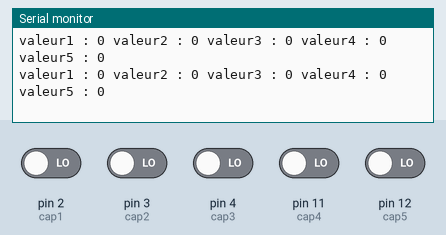
Bench run of a sketch on a simulated Arduino Uno, built with avr-gcc and run on an emulated ATmega328P. Shown: the last lines printed to the serial monitor. Inputs (shaded band) come from the test bench; at power-on: pin 2 (cap1), pin 3 (cap2), pin 4 (cap3), pin 11 (cap4), pin 12 (cap5) LOW.

Above: at 1.2 s.
1.3 s: pin 2 (cap1) driven HIGH
At 1.42 s:
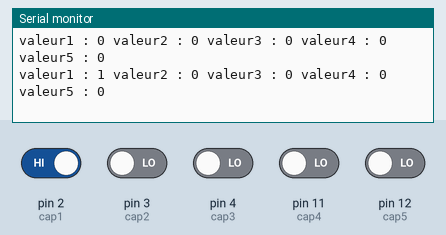
4.3 s: pin 3 (cap2) driven HIGH
At 4.39 s:
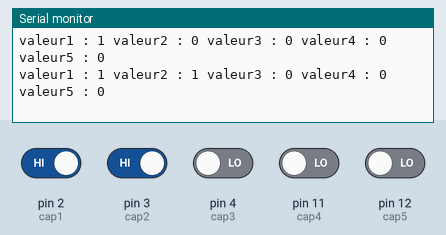
7.3 s: pin 4 (cap3) driven HIGH
At 7.42 s:
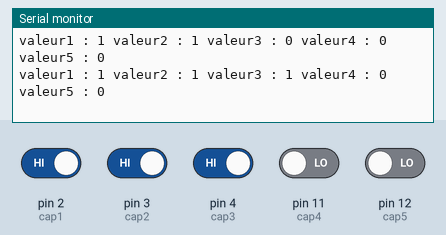
10.3 s: pin 11 (cap4) driven HIGH
At 10.45 s:
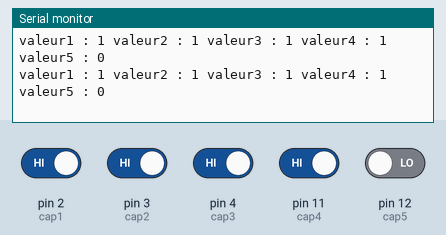
13.3 s: pin 12 (cap5) driven HIGH
At 13.48 s:
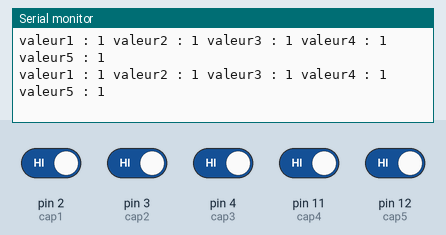
16.3 s: pin 2 (cap1) driven LOW
At 20.25 s:
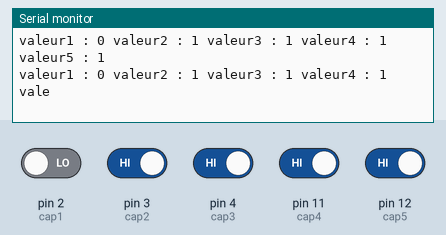

The sketch:

test_capteur_IR.ino
```cpp
const int cap1 = 2, cap2 = 3, cap3 = 4, cap4 = 11, cap5 = 12;

void setup() {
  Serial.begin(9600);
  pinMode(cap1, INPUT);
  pinMode(cap2, INPUT);
  pinMode(cap3, INPUT);
  pinMode(cap4, INPUT);
  pinMode(cap5, INPUT);
}

void loop() {

int capt1 = digitalRead(cap1);
int capt2 = digitalRead(cap2);
int capt3 = digitalRead(cap3);
int capt4 = digitalRead(cap4);
int capt5 = digitalRead(cap5);
  Serial.print("valeur1 : ");
  Serial.print(capt1);
  Serial.print(" ");
  Serial.print("valeur2 : ");
  Serial.print(capt2);
  Serial.print(" ");
  Serial.print("valeur3 : ");
  Serial.print(capt3);
  Serial.print(" ");
  Serial.print("valeur4 : ");
  Serial.print(capt4);
  Serial.print(" ");
  Serial.print("valeur5 : ");
  Serial.print(capt5);
  Serial.println(" ");


  delay(1);

}
```

Measured:
- after the input at 1.3 s, the serial monitor: prints a new line after 0.12 s (image 1)
- after the input at 4.3 s, the serial monitor: prints a new line after 0.08 s (image 2)
- after the input at 7.3 s, the serial monitor: prints a new line after 0.12 s (image 3)
- after the input at 10.3 s, the serial monitor: prints a new line after 0.08 s (image 4)
- after the input at 13.3 s, the serial monitor: prints a new line after 0.11 s (image 5)
- after the input at 16.3 s, the serial monitor: prints a new line after 0.08 s (image 6)
